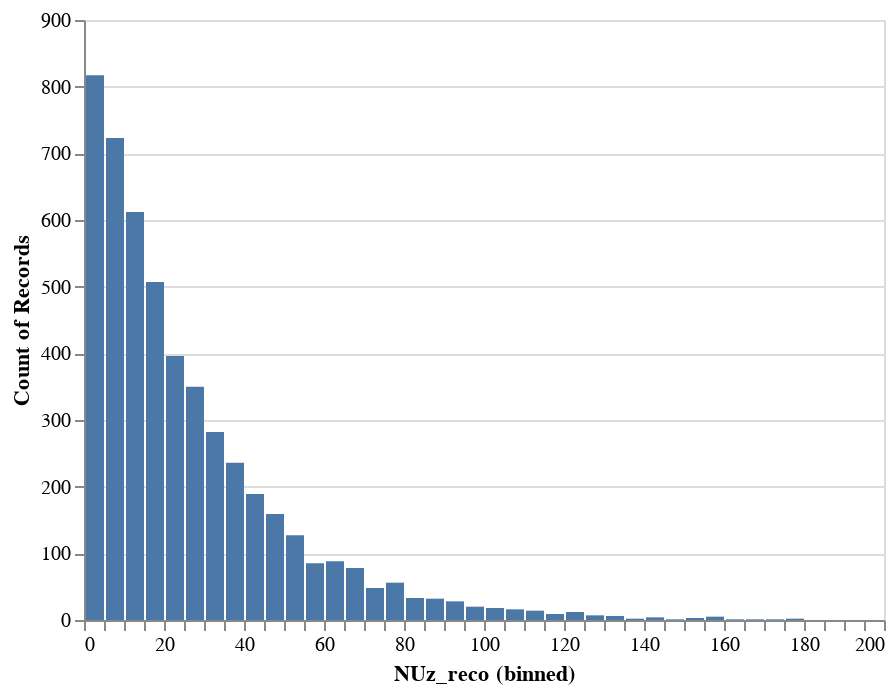

Notebook source saved alongside this figure:
### Code cell
alt.Chart(jigsaw_test).mark_bar().encode(alt.X(f"{definitions.JIGSAW_TARGETS[dataset][target][0]}:Q", bin=alt.Bin(extent=[0, 200], step=5)), y="count()")

### Figure 1 — Vega-Lite specification as saved in the notebook (floating-point values rounded to 4 significant figures; data arrays with more than 128 entries replaced by an {"elided": "..."} marker saying what was removed)
{"config": {"view": {"continuousWidth": 400, "continuousHeight": 300}}, "data": {"name": "data-ef5c1d65d533d3e3f674a98f2e7411c7"}, "mark": "bar", "encoding": {"x": {"type": "quantitative", "bin": {"extent": [0, 200], "step": 5}, "field": "NUz_reco"}, "y": {"type": "quantitative", "aggregate": "count"}}, "$schema": "https://vega.github.io/schema/vega-lite/v4.0.2.json", "datasets": {"data-ef5c1d65d533d3e3f674a98f2e7411c7": {"elided": "10000 records"}}}
